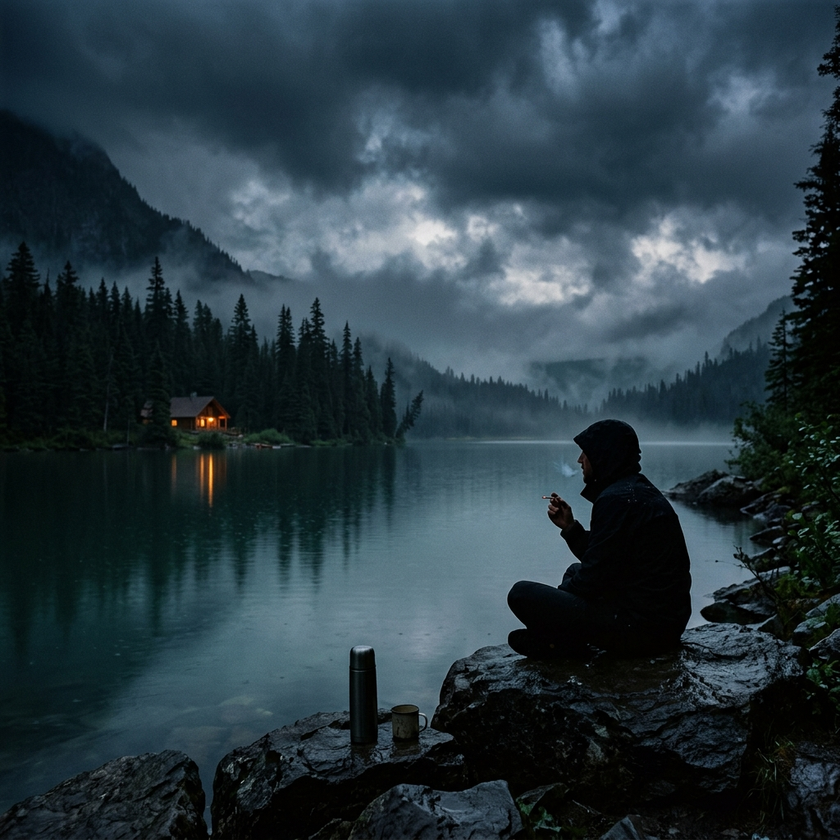
#> input picture assets/images/lake_guy.png, 840 x 840 px, shrunk from 1024 x 1024 before the run, found by its file name
$ python draw_cig_closeup.py
#> lines starting #> are read from the running program, lines starting #| are printed output that depends on the picture
from PIL import Image, ImageDraw

img = Image.open('c:/laragon/www/my_vibe/assets/images/lake_guy.png').convert('RGB')
#> img is the input picture: PIL image 840x840 RGB; mean R, G, B 41.6, 58.4, 66.7
w, h = img.size
#> w = 840; h = 840

# From the wide grid view, the cigarette appears to extend from the man's hand
# towards the LEFT. The tip appears to be at approximately:
# x: ~47-49% (from left), y: ~52-54% (from top)
# BUT looking at the image, the man holds the cigarette UP near his mouth
# The tip would be near the LEFT end of the cigarette stick

# Let's create a crop focused on the cigarette area
cx = int(w * 0.52)  # Center slightly left of mid
#> cx = 436
cy = int(h * 0.54)
#> cy = 453
crop_size = 100

x1, y1 = max(0, cx - crop_size), max(0, cy - crop_size)
#> x1 = 336; y1 = 353
x2, y2 = min(w, cx + crop_size), min(h, cy + crop_size)
#> x2 = 536; y2 = 553

crop = img.crop((x1, y1, x2, y2))
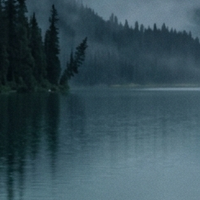
#> crop: PIL image 200x200 RGB; mean R, G, B 54.4, 78.4, 88.2
cw, ch = crop.size
#> cw = 200; ch = 200

draw = ImageDraw.Draw(crop)

# Draw grid every 1% of original image width
for x_pct in range(37, 67, 1):
    cx_pct = int(w * x_pct / 100) - x1
    if 0 <= cx_pct < cw:
        color = (200, 50, 50) if x_pct % 5 == 0 else (80, 20, 20)
        draw.line([(cx_pct, 0), (cx_pct, ch)], fill=color, width=1)
        if x_pct % 2 == 0:
            draw.text((cx_pct + 1, 3), f"{x_pct}", fill=(255, 100, 100))

for y_pct in range(42, 67, 1):
    cy_pct = int(h * y_pct / 100) - y1
    if 0 <= cy_pct < ch:
        color = (50, 200, 50) if y_pct % 5 == 0 else (20, 80, 20)
        draw.line([(0, cy_pct), (cw, cy_pct)], fill=color, width=1)
        if y_pct % 2 == 0:
            draw.text((3, cy_pct + 1), f"{y_pct}", fill=(100, 255, 100))

dest_path = 'C:/Users/LENOVO/.gemini/antigravity-ide/brain/70d14234-39af-44f8-a996-b4b7f4ef5622/cig_tip_closeup.png'
crop.save(dest_path)
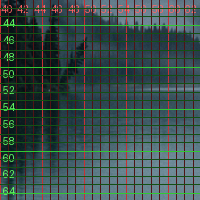
#> saved as cig_tip_closeup.png: PIL image 200x200 RGB; mean R, G, B 58.7, 78, 75.2
print(f"Saved to {dest_path}")

$ run again, with assets/images/rainy_forest.jpg saved as assets/images/lake_guy.png
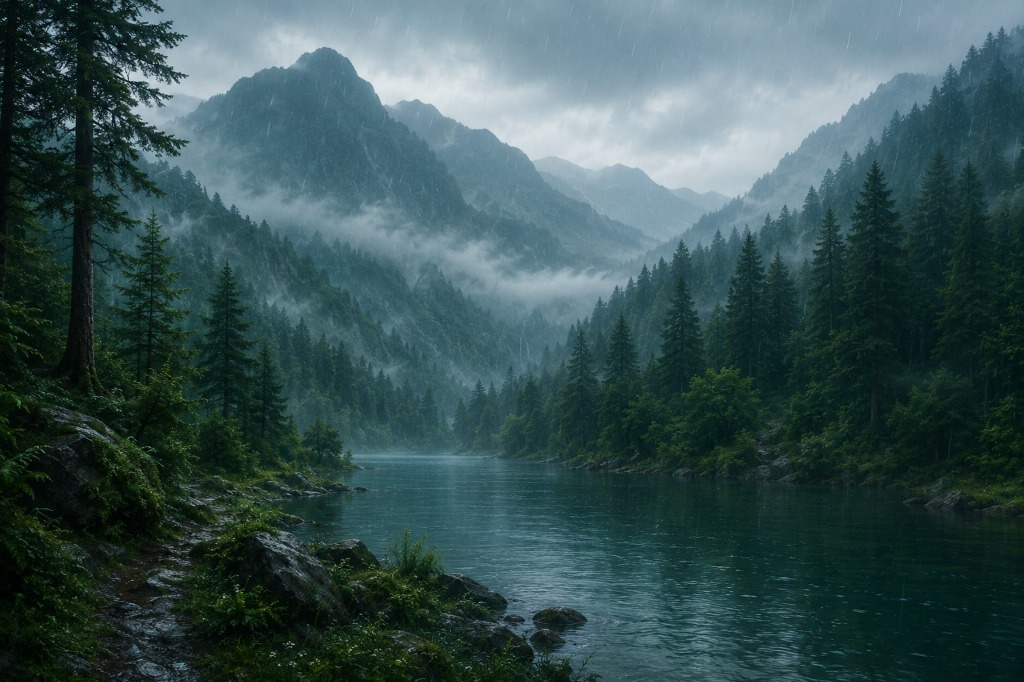
#> input picture assets/images/rainy_forest.jpg, 1024 x 682 px, found by its file name
#> img is the input picture: PIL image 1024x682 RGB; mean R, G, B 56.5, 82.1, 83.3
#> `crop = img.crop((x1, y1, x2, y2))`:
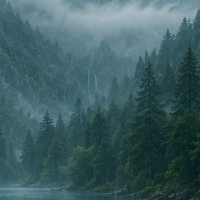
#> crop: PIL image 200x200 RGB; mean R, G, B 62.4, 94.2, 99.1
#> `crop.save(dest_path)`:
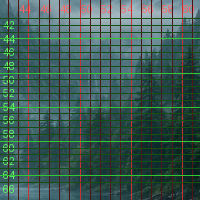
#> saved as cig_tip_closeup.png: PIL image 200x200 RGB; mean R, G, B 63, 91.3, 83.9
